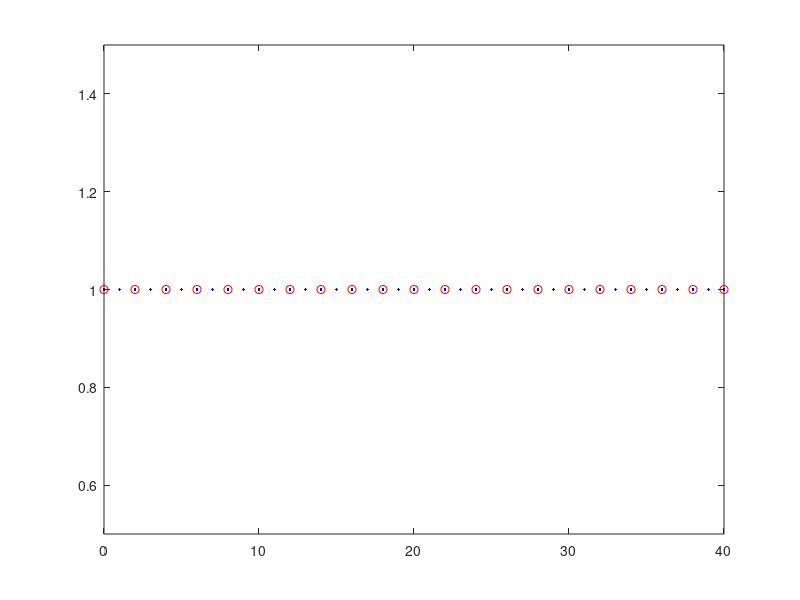

This chart was generated by the following MATLAB code: (Note: this script raises an error after producing the figure.)
close all
clear
clc


%% ---------------------------------------------------------------
% IVP: u_t = a*u_xx - b*u_x + c*u + f               in (0,L) x (0,T),
%      u(x,0) = u0(x)                    in (0,L),
%      u(0,t) = u(L,t) = 0                 t in (0,T)


%% -----------------------------------------------------------------
% INPUT PARAMETERS:
%   * nt_coarse: number of coarse intervals in time
%   * nx_coarse: number of coarse intervals in space
%   * nt_fine: number of fine intervals in time
%   * nx_fine: number of fine intervals  in space
%   * m: number of fine time steps on each coarse time step
%   * K: number of Parareal iterations (2 <= K <= n_coarse+1)
%        (--> K sequential coarse sweeps and K-1 parallel fine sweeps)
% OUTPUT:
%   * LInfinityErrorNorm



%% -----------------------------------------------------------------


global xC xF a b c

T = 1; %  Intervall (0,T)
L = 1; % omega=(0,L)

type = 'CD'; % Heat 'H',  Convection-diffusion 'CD'


nt_interval = 20; % number of time intervals

nx_coarse = 10; % number of coarse spamtial intervals
nt_coarse = 20;% 300 %20    % number of coarse time intervals


nx_fine = 	10; % number of fine spatial intervals
nt_fine = 40;



if strcmp(type,'H') == 1
%--------------------------------------
% % % solution x(L-x)^2*exp(-2*t);

% % %Heat
a = 3;%3
b = 0;%0.005
c = 0;%1
% 
% % %Convection-Diffusion
% % a = 3;%3
% % b = 0.005;%0.005
% % c = 1;%1
% 
% nt_interval = 20; % number of time intervals
% 
% nx_coarse = 10; % number of coarse spamtial intervals
% nt_coarse = 20;% 300 %20    % number of coarse time intervals
% 
% 
% nx_fine = 	10; % number of fine spatial intervals
% nt_fine = 40;% 3000 %200 . % number of fine time intervals (nt_coarsex2 )

%%%%--------------------------------------
% figure
% spy(P)
% figure
% spy(R'*M_tilde*R + Id - R'*R)
% figure
% spy(M_mul)

%--------------------------------------
% solution sin(2*pi*x)*exp(-2*t);

% % %Heat
% a = 1;      %0.5;
% b = 0;      %0.0025;
% c = 0;      %0;


else
% % % %Convection-Diffusion
a = 0.5;
b = 0.0025;
c = 1;

% a = 0.01;
% b = 1;
% c = 1;

% a = 1;
% b = 1;
% c = 1;


% nt_interval = 20; % number of time intervals
% 
% nx_coarse = 10;
% nt_coarse = 20;% 300 %20    % number of coarse time intervals
% 
% 
% nx_fine = 	10;
% nt_fine = 40;% 3000 %200 . % number of fine time intervals
end


%--------------------------------------
% % % % solution x*(L-x)*exp(-2*t);
%
% a = 3;
% b = 0.005;
% c = 1;
%
% nt_interval = 10; % number of time intervals
%
% nx_coarse = 10; % number of coarse spatial intervals
% nt_coarse = 10;% 300 %20    % number of coarse time intervals
%
%
% nx_fine = 	10; % number of fine spatial intervals
% nt_fine = 160;% 3000 %200 . % number of fine time intervals (nt_coarsex2 )


% solver ='BackwardEuler';
solver ='BackwardEuler';

dx = L/nx_fine;   % fine spatial discretization steps
if strcmp(solver,'BackwardEuler')==1
    dt = T/nt_fine;   % fine temporal discretization steps . % dx^2/2 for Runge-Kutta
elseif strcmp(solver,'Runge-Kutta4')==1
    dt = dx^2/6;
end

DT = T/nt_interval;  % reference temporal discretization steps

dX = L/nx_coarse; % coarse spatial discretization steps
dT = T/nt_coarse; % coarse temporal discretization steps

M = DT/dT  % number of coarse time steps on each time interval
m = DT/dt  % number of fine time steps on each time interval

r = dT/dX^2;
r1 = dt/dx^2;

K = 20 % number of Parareal iterations

% 2-level domain decomposition initial
N_fine_nodes = m*nt_interval+1 % 11
% N_subdomains = m + 1% nt_interval + 1 % 6
% Id = eye(N_fine_nodes);


% plot the time domain
figure
plot(0:N_fine_nodes-1,1,'.b',0:m:N_fine_nodes-1,1,'ro')
xlim([0 N_fine_nodes-1])
ylim([0.5 1.5])

%% -----------------------------------------------------------------


xt = linspace(0,T,nt_interval+1);

cmap = hsv(K); % color map

% For the plots

% coarse points
xC = linspace(0,L,nx_coarse+1);
tC = linspace(0,T,nt_interval+1);

% fine points
xF = linspace(0,L,nx_fine+1);
tF = linspace(0,T,nt_fine+1);

if strcmp(type,'H') == 1
%-------------------------------------------------------
% % exact solution 1
u_ex=@(x,t) x*(L-x)^2*exp(-2*t);%sin(2*pi*x)*exp(-2*t);%

ux0_function = @(x) (x.*(L-x).^2);%sin(2*pi*x);%

f = @(x,t) b.*(exp(-2.*t).*(L - x).^2 - x.*exp(-2.*t).*(2.*L - 2.*x)) - a.*(2.*x.*exp(-2.*t) - 2.*exp(-2.*t).*(2.*L - 2.*x)) - 2.*x.*exp(-2.*t).*(L - x).^2 - c.*x.*exp(-2.*t).*(L - x).^2;
% f = @(x,t) x.^4.*(1-x)+t.^2;

else
%-------------------------------------------------------
% % exact solution 2
u_ex=@(x,t) sin(2*pi*x)*exp(-2*t);%x*(L-x)^2*exp(-2*t);

%syms a b c x t L
% u = sin(2*pi*x)*exp(-2*t);%x*(L-x)^2*exp(-2*t)
% f = diff(u,t) - a*diff(diff(u,x),x) + b*diff(u,x) - c*u

ux0_function = @(x) sin(2*pi*x);%(x.*(L-x).^2);

f = @(x,t) 4*a*pi^2*exp(-2*t)*sin(2*pi*x) - c*exp(-2*t)*sin(2*pi*x) - 2*exp(-2*t)*sin(2*pi*x) + 2*b*pi*exp(-2*t)*cos(2*pi*x);

end
%-------------------------------------------------------
% % exact solution 3
% % % syms a b c x t L
% % % u = x*(L-x)*exp(-2*t)
% % % f = diff(u,t) - a*diff(diff(u,x),x) + b*diff(u,x) - c*u
% u_ex=@(x,t) x*(L-x)*exp(-2*t);%sin(2*pi*x)*exp(-2*t);%
%
% ux0_function = @(x) (x.*(L-x));%sin(2*pi*x);%
%
% f = @(x,t) 2*a*exp(-2*t) - b*(x.*exp(-2*t) - exp(-2*t).*(L - x)) - 2*x.*exp(-2*t).*(L - x) - c*x.*exp(-2*t).*(L - x);



%% Define fine and coarse propagators
% Backward Euler fine solver
% A_tilde
rF = a*dt/(dx^2);
kF = b*dt/(2*dx);


A_F = (kF-rF)*diag(ones(nx_coarse-2,1),1) + (1+2*rF-c*dt)*eye(nx_coarse-1) - (kF+rF)*diag(ones(nx_coarse-2,1),-1);
Id_F = eye(size(A_F));
A_F_Global =  zeros((nt_interval+1)*(nx_coarse-1));
for i =1:nt_interval+1
    %  i = i + 1
    A_F_Global((i-1)*(nx_coarse-1)+1:i*(nx_coarse-1),(i-1)*(nx_coarse-1)+1:i*(nx_coarse-1)) = Id_F;
    if i>1
        A_F_Global((i-1)*(nx_coarse-1)+1:i*(nx_coarse-1),(i-2)*(nx_coarse-1)+1:(i-1)*(nx_coarse-1)) = -A_F^-(m);
    end
end
A_tilde = A_F_Global;

% Backward Euler coarse solver
% M_tilde
rC = a*dT/(dX^2);
kC = b*dT/(2*dX);

A_C = (kC-rC)*diag(ones(nx_coarse-2,1),1) + (1+2*rC-c*dT)*eye(nx_coarse-1) - (kC+rC)*diag(ones(nx_coarse-2,1),-1);
Id_C = eye(size(A_C));
A_C_Global =  zeros((nt_interval+1)*(nx_coarse-1));
for i =1:nt_interval+1
    %  i = i + 1
    A_C_Global((i-1)*(nx_coarse-1)+1:i*(nx_coarse-1),(i-1)*(nx_coarse-1)+1:i*(nx_coarse-1)) = Id_C;
    if i>1
        A_C_Global((i-1)*(nx_coarse-1)+1:i*(nx_coarse-1),(i-2)*(nx_coarse-1)+1:(i-1)*(nx_coarse-1)) = -A_C^-1;
    end
end
M_tilde = A_C_Global;

%%
% Reduced system
% F_tilde = (1-a*dt)^-m;  % fine propagator
% G_tilde = (1-a*Dt)^-1;  % coarse propagator
%
% Uk_0 = zeros(N,1);
% % Uk_0(1) = u0;
% rhs0 = [u0; zeros(m*N,1)];
% rhs = [u0; (F_tilde-G_tilde)*Uk_0];
%
% A = eye(m*N+1,m*N+1) + (-(1-a*dt)^-1)*diag(ones(m*N,1),-1);  % original problem matrix
%
% A_tilde = eye(N+1,N+1) + (-F_tilde)*diag(ones(N,1),-1);      % reduced matrix
%
% M_tilde = eye(N+1,N+1) + (-G_tilde)*diag(ones(N,1),-1);      % approximate reduced matrix

% fine solution

%  xtrue = linspace(0,T,nx_coarse*m+1);
%  ttrue = linspace()
%  pick = 1:m:nt_interval*m+1;

% Exact solution at time T = 1
U_exact=zeros(1,nx_fine+1);
for i=1:nx_fine+1
    U_exact(i)=u_ex(xF(i),T);
end

% initial solution u0
ux0 = ux0_function(xF(2:end-1))';

% Fine sequential propagator
% Uk_0 = zeros((nt_interval+1)*(nx_fine-1),1);
% Uk_0(1:nx_fine-1) = ux0;
% rhs0 = [ux0; zeros(((nt_interval+1)*(nx_fine-1)-nx_fine+1),1)];
%  rhs = [ux0; (A_tilde-M_tilde)*Uk_0];

% % Define original A and I_F
A_Fo = (kF-rF)*diag(ones(nx_fine-2,1),1) + (1+2*rF-c*dt)*eye(nx_fine-1) - (kF+rF)*diag(ones(nx_fine-2,1),-1);
Id_Fo = eye(size(A_Fo));
A_Original =  zeros(m*nt_interval+1);
for i =1:m*nt_interval+1
    %  i = i + 1
    A_Original((i-1)*(nx_coarse-1)+1:i*(nx_coarse-1),(i-1)*(nx_coarse-1)+1:i*(nx_coarse-1)) = Id_Fo;
    if i>1
        A_Original((i-1)*(nx_coarse-1)+1:i*(nx_coarse-1),(i-2)*(nx_coarse-1)+1:(i-1)*(nx_coarse-1)) = -A_Fo^-1;
    end
end




% Restriction matric for the right hand side
R_rhs =  zeros((nt_interval+1)*(nx_fine-1),(m*nt_interval+1)*(nx_fine-1));
seq_rhs = [zeros(nx_fine-1,(m*nt_interval+1)*(nx_fine-1))];
for i = 1:m   
    seq_rhs(:,(i)*(nx_fine-1)+1:(i+1)*(nx_fine-1)) =  A_Fo^-(m-i);
end

for i = 1:nt_interval+1
    %  i = i + 1
    if i == 1
        R_rhs((i-1)*(nx_fine-1)+1:i*(nx_fine-1),(i-1)*(nx_fine-1)+1:i*(nx_fine-1)) = Id_Fo;
        i_temp = 0;        
    else 
        R_rhs((i-1 )*(nx_fine-1)+1:(i )*(nx_fine-1),:) = seq_rhs;
        seq_rhs = [zeros(nx_fine-1,(m)*(nx_fine-1)) seq_rhs];
        seq_rhs(:,end-(m)*(nx_fine-1)+1:end)=[];
        i_temp = i_temp + nx_fine-1;
    end
end


% source force F
F = zeros((m*nt_interval+1)*(nx_fine-1),1);
F(1:nx_fine-1) = ux0;
% i_temp = 1;
% t0 = tF(1); i = i+1
for i = 2:m*nt_interval+1
    F((i-1)*(nx_fine-1) + 1 :i*(nx_fine-1) ,:) = A_Fo^-1*dt*f(xF(2:nx_fine),tF(i))';
end



%---------------------------------------------------------------------------------------------------
uF_seq_Parareal = A_tilde\( R_rhs*F);
uF_seq_NonO2 =  FineSolver(A_F,m,nt_interval,nx_fine,F);

uF_seq_Parareal_mat=[];
uF_seq_NonO2_mat = [];
for i = 1:length(uF_seq_NonO2)/(nx_coarse-1)
    uF_seq_Parareal_mat(:,i) = [uF_seq_Parareal((i-1)*(nx_coarse-1)+1:(i)*(nx_coarse-1))];
    uF_seq_NonO2_mat(:,i) = [uF_seq_NonO2((i-1)*(nx_coarse-1)+1:(i)*(nx_coarse-1))];
end


%     Uk_0 = uF_true;
% end
% figure
% hold on
% plot(xF,[0;uF_seq(end-nx_fine+2:end);0])
% 
% plot(xF,U_exact)
% legend('U_{FineSequential}','U_{ex}')
% title('Sequentially Fine Solution and the Exact Solution')

% uF_seq = U_exact;
% return
%% ------------------------------------------------------------------
% initial coarse integration

% initial solution u0
ux0C = ux0_function(xC(2:end-1))';

% Coarse sequential propagator

Uk_0C = zeros((nt_interval+1)*(nx_coarse-1),1);
Uk_0C(1:nx_coarse-1) = ux0C;
% rhs0 = [ux0; zeros(((nt_interval+1)*(nx_coarse-1)-nx_coarse+1),1)];
%  rhs = [ux0; (A_tilde-M_tilde)*Uk_0];
% source force F
F_C = zeros((nt_interval+1)*(nx_coarse-1),1);
F_C(1:nx_coarse-1) = ux0C;
% i_temp = 1;
for i = 2:nt_interval+1
    F_C((i-1)*(nx_coarse-1) + 1 :i*(nx_coarse-1) ,:) = A_C^-1*dT*f(xC(2:nx_coarse),tC(i))';
end

% figure
% hold on
uC = M_tilde\( F_C);
% plot(xC,[0;uC(end-nx_coarse+2:end);0])



% plot(xF,U_exact)
% legend('U_{0}','U_{ex}')
% title('Parareal Solution and the Exact Solution')

% coarse space initial
indice_R_coarse  = 0:m:m*nt_interval;
R = zeros((nx_coarse-1)*length(indice_R_coarse),(m*nt_interval+1)*(nx_coarse-1));
for i = 1:length(indice_R_coarse)
    R((i-1)*(nx_coarse-1)+1:(i)*(nx_coarse-1),indice_R_coarse(i)*(nx_coarse-1)+1:indice_R_coarse(i)*(nx_coarse-1)+(nx_coarse-1)) = Id_C;
end

% coarse correction
R'*M_tilde*R;
% return
% first subdomain  Omega_1 = {0}
R1 = zeros((nx_coarse-1),(m*nt_interval+1)*(nx_coarse-1));
R1(1:nx_coarse-1,1:nx_coarse-1) = Id_C;
A1 = R1*A_Original*R1';



% define nodes in other subdomains
N_nodes_subdomain = m;

% Number of subdomains except the first subdomain
N_subdomain = m/N_nodes_subdomain*nt_interval%nt_fine/N_nodes_subdomain

indice_R_subdomains = zeros(N_subdomain,N_nodes_subdomain);
for i =1:size(indice_R_subdomains,1)
    indice_R_subdomains(i,:) =  (i-1)*N_nodes_subdomain+1:(i-1)*N_nodes_subdomain+N_nodes_subdomain;
end



% A_Fo = (kF-rF)*diag(ones(nx_fine-2,1),1) + (1+2*rF-c*dt)*eye(nx_fine-1) - (kF+rF)*diag(ones(nx_fine-2,1),-1);
% Id_Fo = eye(size(A_Fo));
% A_Original =  zeros(m*(nt_interval+1)*(nx_coarse-1));



% Omega_2 = {1,2} Omega_3 = {3,4}
R2_end = zeros(N_subdomain*N_nodes_subdomain*(nx_coarse-1),(N_subdomain*N_nodes_subdomain+1)*(nx_coarse-1)) ;
for i = 1:N_subdomain*N_nodes_subdomain
    R2_end((i-1)*(nx_coarse-1)+1:i*(nx_coarse-1),(i)*(nx_coarse-1)+1:(i+1)*(nx_coarse-1)) = Id_F;
end

R_sub = [];       % restriction matrices
A_sub = [];       % sub-matrices
for i = 2: N_subdomain+1
    R_sub{i} = R2_end(N_nodes_subdomain*(nx_coarse-1)*(i-2)+1:N_nodes_subdomain*(nx_coarse-1)*(i-2)+N_nodes_subdomain*(nx_coarse-1),:);
    A_sub{i} = R_sub{i}*A_Original*R_sub{i}';
end

% % define 2-level domain decomposition multiplicative preconditioner
P = R1'*A1*R1;
P1 = R1'*A1^-1*R1;
for i = 2:N_subdomain+1
    P = P + R_sub{i}'*A_sub{i}*R_sub{i};
    P1 = P1 + R_sub{i}'*A_sub{i}^-1*R_sub{i};
end
DDD = P^-1 - P1;
norm(DDD)
% return


% P_sum_inverse = R1'*A1^-1*R1;
% for i = 2:nt_interval+1
%     P_sum_inverse = P_sum_inverse + R_sub{i}'*A_sub{i}^-1*R_sub{i};
% end



%%Multiplicative
Id = eye(size(A_Original));
M_mul = P*(R'*M_tilde*R +  Id - R'*R);

%%Additive
M_add = P + (R'*M_tilde*R - R'*R);

%%% Coarse space correction
B = R'*M_tilde*R +  Id - R'*R;

% initial coarse solution
% uC = M_tilde\( F_C);

uC_mat = [];
for i = 1:length(uC)/(nx_coarse-1)
    uC_mat(:,i) = [uC((i-1)*(nx_coarse-1)+1:(i)*(nx_coarse-1))];
end
% uC_mat=uC_mat';
ttrue = linspace(0,T,nt_interval*m+1);
pick = 1:m:nt_interval*m+1;
U_fine_interpolation = spline(ttrue(pick),uC_mat,ttrue);
% U_fine_interpolation = interp1(ttrue(pick),uC_mat',ttrue,'spline');

% return
U_fine = [];
for i = 1:size(U_fine_interpolation,2)
    U_fine((i-1)*(nx_coarse-1)+1:(i)*(nx_coarse-1),:) = U_fine_interpolation(:,i);
end


U_fine_mat_reduce = U_fine_interpolation(:,pick);
for i = 1: nt_interval+1
    U_fine_pick((i-1)*(nx_coarse-1)+1:(i)*(nx_coarse-1),:) =  U_fine_mat_reduce(:,i);
end


phi   = A_F^-1;
phiDT = A_C^-1;


% L2NormError_NonO2 = [ norm(U_fine_mat_reduce' - uF_seq_mat',2)];%[ sqrt(sum(sum(dT*(uF_seq(end-nx_coarse+2:end,:)-uC(end-nx_coarse+2:end,:)).^2)))];%
% LInfNormErrorNonO2 = [norm(U_fine_mat_reduce' - uF_seq_mat',inf)];%[max(abs(uF_seq(end-nx_coarse+2:end,:)-uC(end-nx_coarse+2:end,:)))];%
% 
% L2NormErrorParareal = [ norm(U_fine_mat_reduce' - uF_seq_mat',2)];
% LInfNormErrorParareal = [norm(U_fine_mat_reduce' - uF_seq_mat',inf)];%[max(abs(uF_seq(end-nx_coarse+2:end,:)-uC(end-nx_coarse+2:end,:)))];%


L2NormErrorNonO2 = [ norm(U_fine_mat_reduce' - uF_seq_NonO2_mat',2)];%[ sqrt(sum(sum(dT*(uF_seq(end-nx_coarse+2:end,:)-uC(end-nx_coarse+2:end,:)).^2)))];%
% L2NormErrorNonO2 = [sqrt(sum(dX*sum(dT*(U_fine_mat_reduce' - uF_seq_NonO2_mat').^2)))];%
LInfNormErrorNonO2 = [norm(U_fine_mat_reduce' - uF_seq_NonO2_mat',inf)];%[max(abs(uF_seq(end-nx_coarse+2:end,:)-uC(end-nx_coarse+2:end,:)))];%

L2NormErrorParareal = [ norm(U_fine_mat_reduce' - uF_seq_Parareal_mat',2)];
% L2NormErrorParareal = [sqrt(sum(dX*sum(dT*(U_fine_mat_reduce' - uF_seq_Parareal_mat').^2)))];%
LInfNormErrorParareal = [norm(U_fine_mat_reduce' - uF_seq_Parareal_mat',inf)];%[max(abs(uF_seq(end-nx_coarse+2:end,:)-uC(end-nx_coarse+2:end,:)))];%

% FC_boundL2 = L2NormErrorNonO2;
FC_boundL2 = [max(abs(eig(phi).^m - eig(phiDT)).*(1 - abs(eig(phiDT)).^((nt_interval)/m) )./ (1 - abs(eig(phiDT)))).^(0) *norm(U_fine_mat_reduce' - uF_seq_NonO2_mat',2)];%sqrt(sum(dX*sum(dT*(U_fine_mat_reduce' - uC_mat').^2)));
% SupperlinearErrorBound  = LInfNormError;
% LinearErrorBound  = LInfNormError;

%%
U0n = U_fine_mat_reduce;
% U=U_fine;




% iteration loop
U_fine_temp=[];
U_Parareal = uC;
for k = 1: K
    % k = k + 1
   %-----------------------------------------------------------
   % Parareal

      U_Parareal = U_Parareal  + M_tilde\(R_rhs*F -  A_tilde*U_Parareal);
%     U_Parareal = MultilevelParareal1DconvdiffSol(T,L,a,b,c,nt_interval,nx_coarse,nt_coarse,nx_fine,nt_fine, ...
%                 solver,K,dx,dt,DT,dX,dT,M,m,u_ex ,ux0_function,f,xC,xF,tF,tC,rF,kF,rC,kC,U_Parareal);
   %-----------------------------------------------------------
   % 2-level domain decomposition preconditioner Parareal
     % residual
    r_k = F - A_Original*U_fine;
    
  % first level ~ fine propagator ~ additive Schwarz in parallel
%     U_fine_temp = P\r_k;   
    for i = 1:N_subdomain+1
%         i = i + 1
        if i == 1
            x_temp_1 = R1*r_k;
            x_temp_2 = A1\x_temp_1;
            x{i} = R1'*x_temp_2;
            U_fine_temp = x{i};         
        else
            x_temp_1 = R_sub{i}*r_k;
            x_temp_2 = A_sub{i}\x_temp_1;
            x{i} = R_sub{i}'*x_temp_2;  
            U_fine_temp = U_fine_temp + x{i};
        end            
    end

%   % second level ~ coarse grid correction sequentially
    U_fine_temp_1 = R*U_fine_temp;
    U_fine_temp_2 = M_tilde\U_fine_temp_1;
    U_fine_temp_3 = R'*U_fine_temp_2;
    U_fine_temp_4 = U_fine_temp_3 + U_fine_temp - R'*R*U_fine_temp;
    U_fine = U_fine + U_fine_temp_4;
    
    
     
    
    
    
    
    
    plot(xC,[0;U_fine(end-nx_coarse+2:end);0],'Color',cmap(k,:),'Marker','o');
  
    %-------------------------------------------
    % Parareal solution
   U_Parareal_mat = [];
   for i = 1:length(U_Parareal)/(nx_coarse-1)
       U_Parareal_mat(:,i) = U_Parareal((i-1)*(nx_coarse-1)+1:(i)*(nx_coarse-1))';
   end   
   U_Parareal_reduce =  U_Parareal_mat;

   
    %-------------------------------------------
      U_fine_mat = [];
   for i = 1:length(U_fine)/(nx_fine-1)
       U_fine_mat(:,i) = [U_fine((i-1)*(nx_fine-1)+1:(i)*(nx_fine-1))];
   end
   
   U_fine_mat_reduce =  U_fine_mat(:,pick);
   

    U0n = U_fine_mat_reduce;
    
    L2NormErrorNonO2(k+1) = [norm(U_fine_mat_reduce' - uF_seq_NonO2_mat',2)];%sqrt(sum(sum(dT*(uF_seq(end-nx_coarse+2:end,:)-U(end-nx_coarse+2:end,:)).^2)));%
%     L2NormErrorNonO2(k+1) = [ sqrt(sum(dX*sum(dT*(U_fine_mat_reduce' - uF_seq_NonO2_mat').^2)))];%
    LInfNormErrorNonO2(k+1) = [norm(U_fine_mat_reduce' - uF_seq_NonO2_mat',inf)];%max(abs(uF_seq(end-nx_coarse+2:end,:)-U(end-nx_coarse+2:end,:)));%
    
    L2NormErrorParareal(k+1) = [norm(U_Parareal_mat' - uF_seq_Parareal_mat',2)];%sqrt(sum(sum(dT*(uF_seq(end-nx_coarse+2:end,:)-U(end-nx_coarse+2:end,:)).^2)));%
%     L2NormErrorParareal(k+1) = [ sqrt(sum(dX*sum(dT*(U_Parareal_mat' - uF_seq_Parareal_mat').^2)))];%
    LInfNormErrorParareal(k+1) = [norm(U_Parareal_mat' - uF_seq_Parareal_mat',inf)];%max(abs(uF_seq(end-nx_coarse+2:end,:)-U(end-nx_coarse+2:end,:)));%
   
    
    FC_boundL2(k+1) = max(abs(eig(phi).^m - eig(phiDT)).*(1 - abs(eig(phiDT)).^((nt_interval)/m) )./ (1 - abs(eig(phiDT)))).^(k) *norm(U_fine_mat_reduce' - uC_mat',2);%sqrt(sum(dX*sum(dT*(U_fine_mat_reduce' - uC_mat').^2)));
    
end  % iteration loop

% uF_true_coarse=uF_true(pick)
% U_fine_pick;

% U_fine_mat_reduce = U_fine_mat(:,pick);
% U_plot = [zeros(nt_interval+1,1) U_fine_mat_reduce' zeros(nt_interval+1,1)];

% figure
% surf(xC,tC,U_plot)

figure
semilogy(0:K,LInfNormErrorNonO2,'r-^',0:K,L2NormErrorNonO2,'b-o')
legend('L^{\infty}NormError','L^2NormError')
xlabel('k')
% xlim([0 30])
ylim([1e-16 1e-2])
title('Error norm between the Parareal solution and the Sequential Fine solution at the end of each time-slice')

figure
semilogy(0:K,L2NormErrorNonO2,'b--o',0:K,FC_boundL2,'m-*')
legend('L^2NormError','FC boundL2')
xlabel('k')
% xlim([0 30])
ylim([1e-16 1e-2])
title('Error norm between the Parareal solution and the Sequential Fine solution at the end of each time-slice')

figure
semilogy(0:K,LInfNormErrorParareal,'g--^',0:K,L2NormErrorParareal,'m--^',0:K,L2NormErrorNonO2,'r--s',0:K,LInfNormErrorNonO2,'b--s',0:K,FC_boundL2,'co-','LineWidth',1.5)
legend({'L^{\infty}- Parareal','L^2- Parareal ','L^2- SC two-level additive Schwarz','L^{\infty}- SC two-level additive Schwarz','SC bound L^2- norm'},'Location','northeast','FontSize',12) %northeast southwest
xlabel('Iteration ')
ylabel('Error')
% ylim([1e-18 1e-2])
ylim([1e-18 1e0])
% xlim([0 7])
title(['T=',num2str(T)])



% test commute
a1 = 2*(phi^m-phiDT)*phiDT*(phi^m-phiDT);
a2 = 2*phiDT*(phi^m-phiDT)^2;









